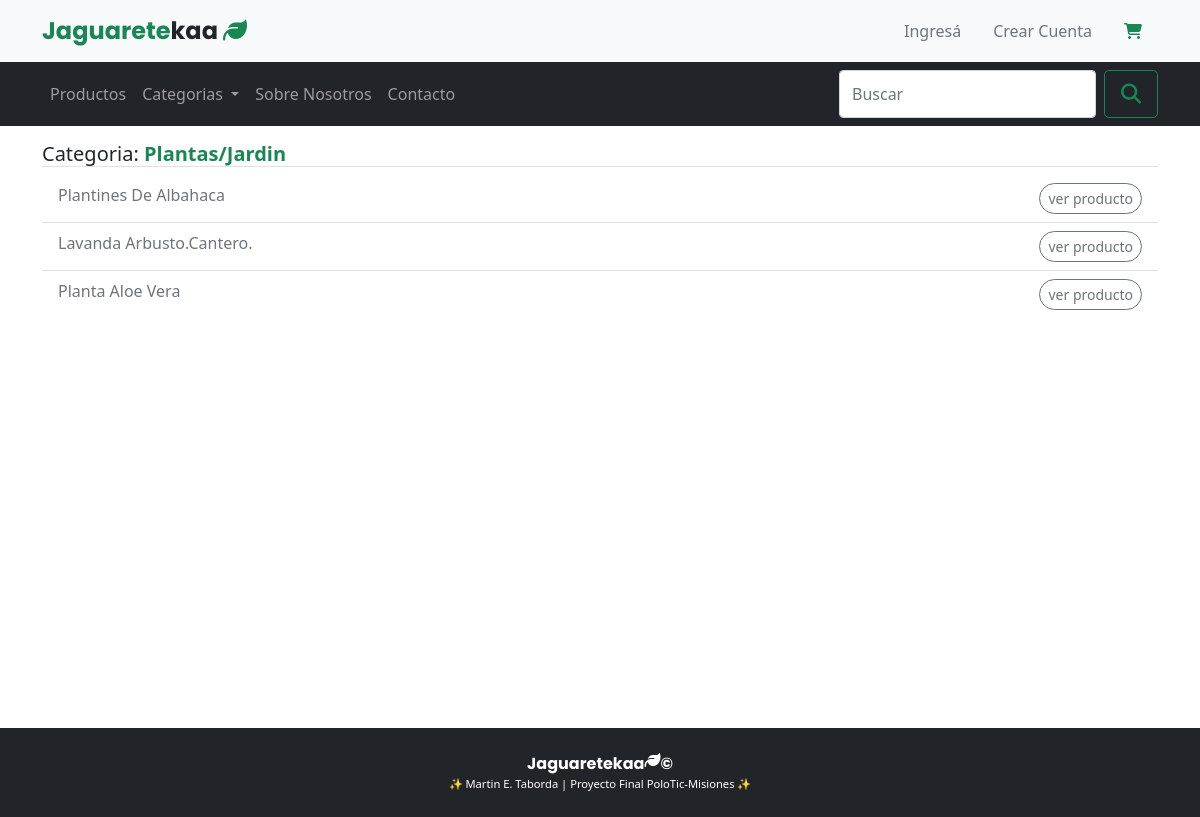
/ListaCategorias/2/, run on the app's committed database.
### pruebaApp1/models.py (models this page shows, shortened)
class Categoria (models.Model):
    nombre = models.CharField(null=True, max_length=50)

class Producto (models.Model):
    nombre = models.CharField(max_length=50)
    categoria = models.ForeignKey(Categoria, on_delete=models.CASCADE)
    imagen = models.ImageField(upload_to='ProductosImg')
    descripcion = models.TextField()
    precio = models.IntegerField()
    created = models.DateField(auto_now_add=True)
    updated = models.DateField(auto_now_add=True)

### pruebaApp1/views.py (the view)
# urls.py: path('ListaCategorias/<int:categoria_id>/',views.ListaCategorias, name="ListaCategorias"),
def ListaCategorias(request, categoria_id):
    categoria=Categoria.objects.get(id=categoria_id)
    productos= Producto.objects.filter(categoria=categoria)
    return render(request,"pruebaApp1/ListaCategorias.html", {"categoria": categoria,"productos": productos})

### pruebas/context_processors.py (called while the page is built)
def menu_categorias(request):
    categorias= Categoria.objects.all().order_by('-id')
    return {"categorias": categorias}

### pruebaApp1/templates/pruebaApp1/ListaCategorias.html
{% extends 'pruebas/main_template.html' %}
{% load static %}
{% block content %}
    <section class="container mt-3 m-height">
        <h2 class="fw-normal fs-5 border-bottom mt-1">Categoria: <span class="fw-bold text-success"> {{categoria.nombre}} </span></h2>
        <ul class="list-group list-group-flush">
            {% for producto in productos %}
                       <li class="list-group-item fw-normal text-secondary d-flex justify-content-between ">{{producto.nombre}} <a href="{% url 'Vistaproducto' producto.id  %}" class="btn btn-outline-secondary rounded-pill btn-sm">ver producto</a></li>
            {% endfor %}
    </section>
{% endblock %}

### pruebas/static/pruebas/css/custom.css (style rules this page uses)
.m-height { min-height: calc(100vh - 214px); }

### data on the page
Categoria: nombre "Plantas/Jardin"
Producto: nombre "Plantines De Albahaca"
Producto: nombre "Lavanda Arbusto.Cantero."
Producto: nombre "Planta Aloe Vera"
